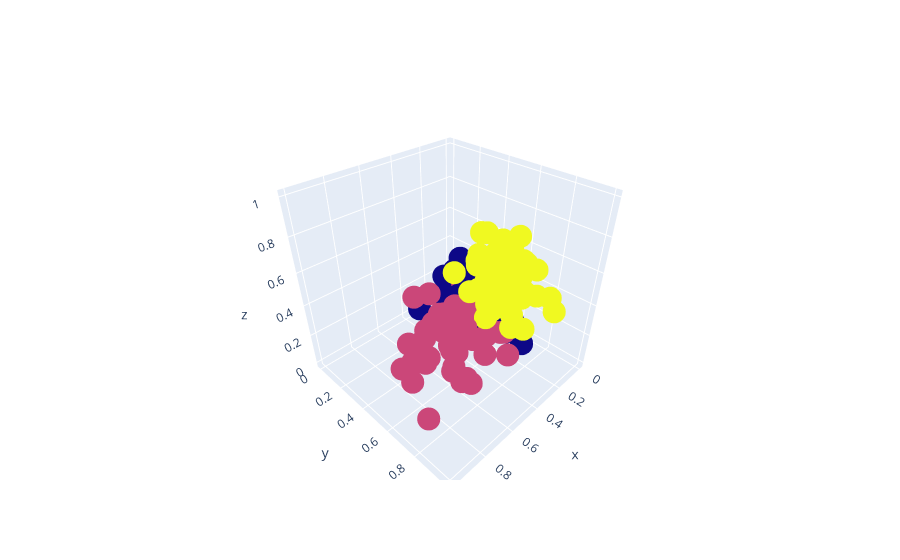

Write notebook code for a chart like this one.
### Code cell
# Gráfico com três dimensoes
fig = go.Figure()
fig.add_trace(go.Scatter3d(x = dados['Intensidade_cor'], y = dados['Alcool'], z = dados['Proline'], 
                          mode = 'markers', marker = dict(color = labels.astype(float)),
                          text = labels))

fig.show()

### Figure 1 — Plotly figure (JSON) as saved in the notebook; plotly's stock layout.template omitted (floating-point values rounded to 4 significant figures; data arrays with more than 128 entries replaced by an {"elided": "..."} marker saying what was removed)
{"data": [{"marker": {"color": {"elided": "178 int values"}}, "mode": "markers", "text": {"elided": "178 int values"}, "type": "scatter3d", "x": {"elided": "178 float values"}, "y": {"elided": "178 float values"}, "z": {"elided": "178 float values"}}], "layout": {}}
